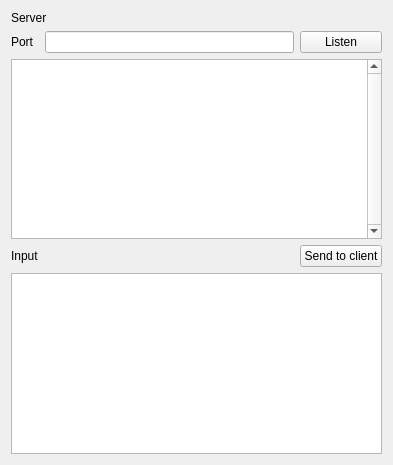
<?xml version="1.0" encoding="UTF-8"?>
<ui version="4.0">
 <class>Widget</class>
 <widget class="QWidget" name="Widget">
  <property name="geometry">
   <rect>
    <x>0</x>
    <y>0</y>
    <width>393</width>
    <height>465</height>
   </rect>
  </property>
  <property name="windowTitle">
   <string>Widget</string>
  </property>
  <layout class="QGridLayout" name="gridLayout_2">
   <item row="0" column="0">
    <widget class="QLabel" name="label">
     <property name="text">
      <string>Server</string>
     </property>
    </widget>
   </item>
   <item row="1" column="0">
    <layout class="QGridLayout" name="gridLayout">
     <item row="1" column="0" colspan="3">
      <widget class="QTextBrowser" name="textBrowser">
       <property name="verticalScrollBarPolicy">
        <enum>Qt::ScrollBarAlwaysOn</enum>
       </property>
      </widget>
     </item>
     <item row="3" column="0" colspan="3">
      <widget class="QTextEdit" name="textEdit"/>
     </item>
     <item row="0" column="0">
      <widget class="QLabel" name="label_3">
       <property name="text">
        <string>Port</string>
       </property>
      </widget>
     </item>
     <item row="2" column="2">
      <widget class="QPushButton" name="pushButton_Send">
       <property name="text">
        <string>Send to client</string>
       </property>
       <property name="shortcut">
        <string>Ctrl+Return</string>
       </property>
      </widget>
     </item>
     <item row="0" column="2">
      <widget class="QPushButton" name="pushButton_Listen">
       <property name="text">
        <string>Listen</string>
       </property>
      </widget>
     </item>
     <item row="2" column="0">
      <widget class="QLabel" name="label_2">
       <property name="text">
        <string>Input</string>
       </property>
      </widget>
     </item>
     <item row="0" column="1">
      <widget class="QLineEdit" name="lineEdit_Port"/>
     </item>
     <item row="2" column="1">
      <spacer name="horizontalSpacer">
       <property name="orientation">
        <enum>Qt::Horizontal</enum>
       </property>
       <property name="sizeHint" stdset="0">
        <size>
         <width>40</width>
         <height>20</height>
        </size>
       </property>
      </spacer>
     </item>
    </layout>
   </item>
  </layout>
 </widget>
 <layoutdefault spacing="6" margin="11"/>
 <resources/>
 <connections/>
</ui>
